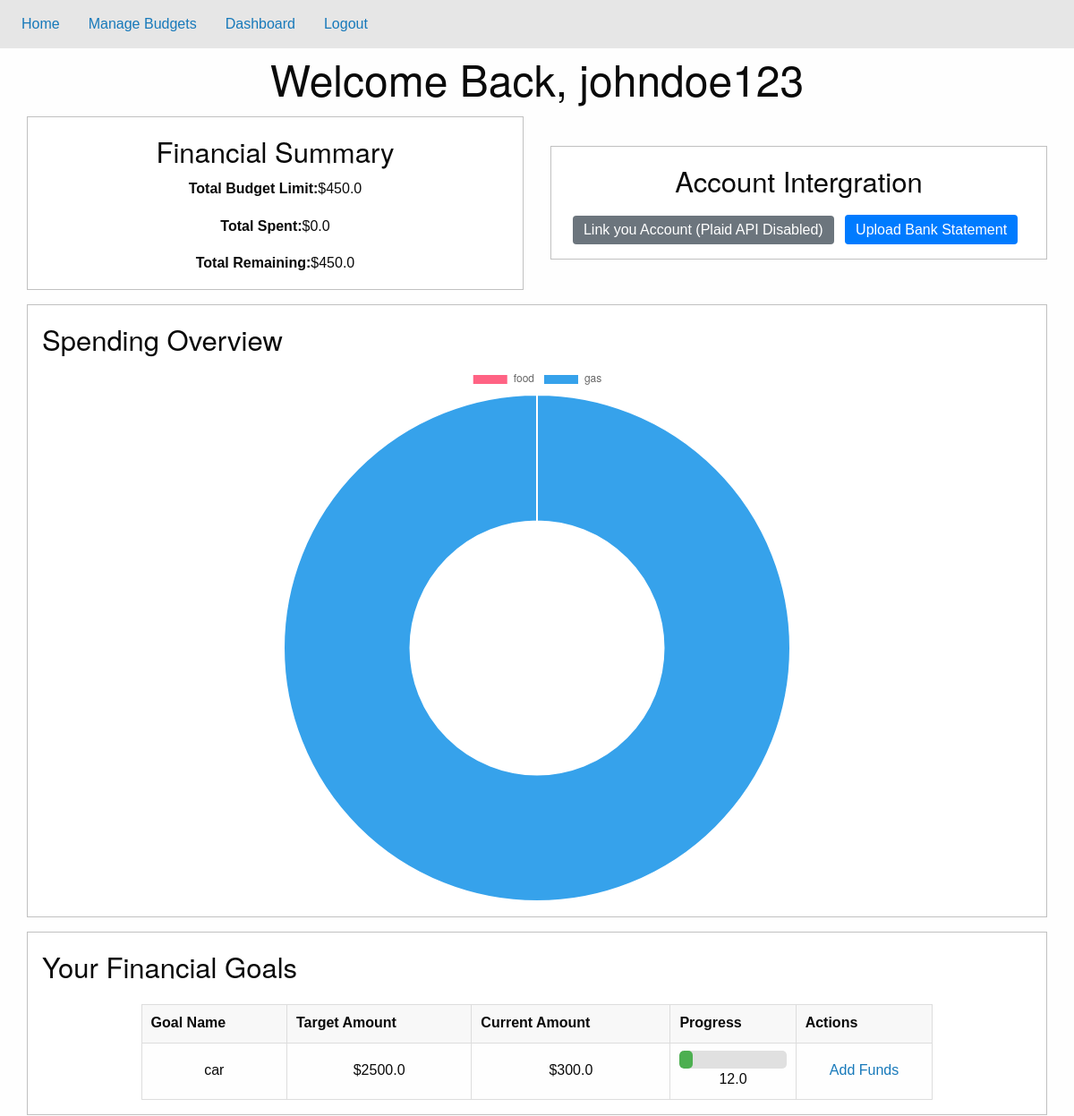
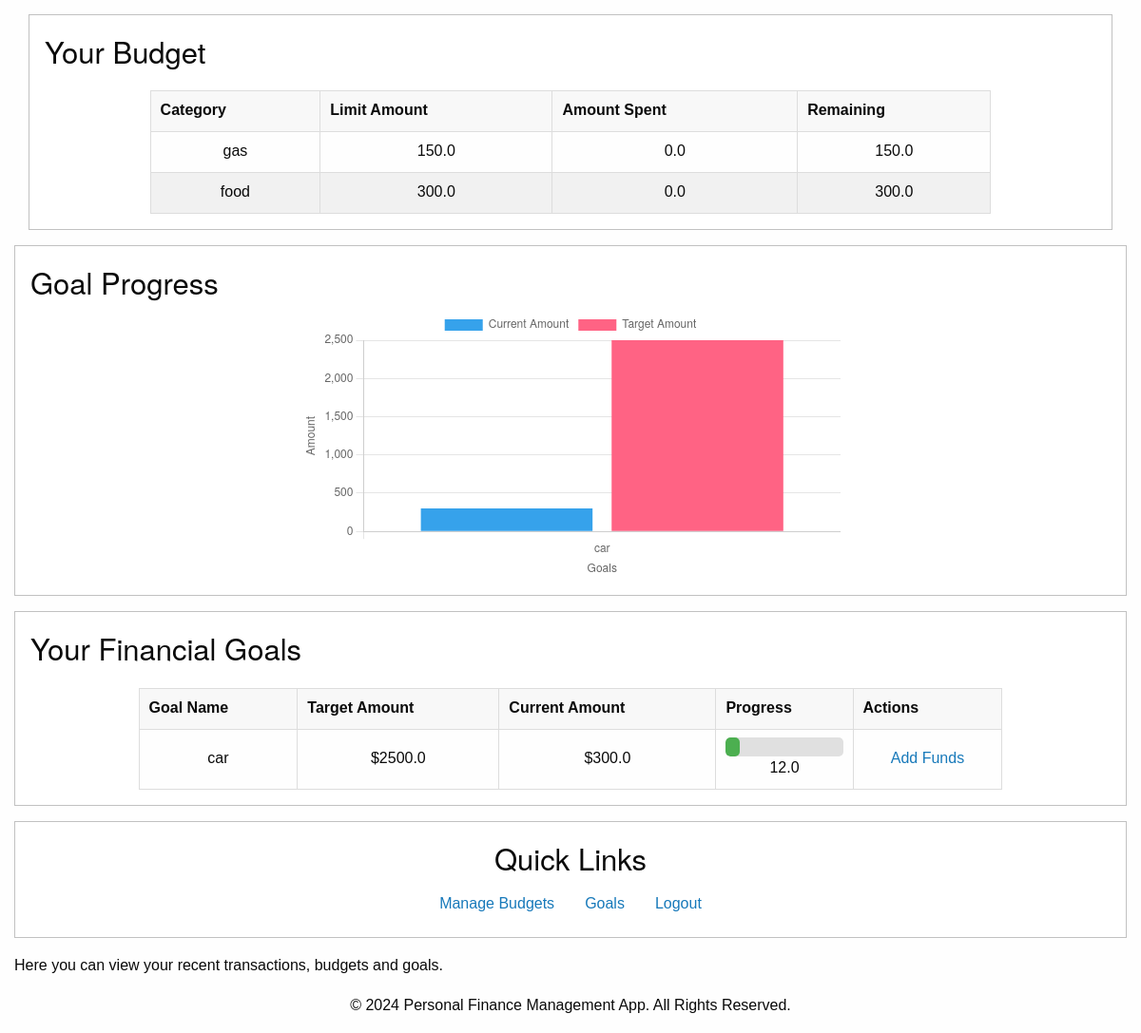
The page /dashboard (signed in) on the database its author committed (2 pictures, top to bottom).
### tables this page shows
CREATE TABLE Goals (
  id INTEGER PRIMARY KEY AUTOINCREMENT,
  user_id INTEGER NOT NULL,
  goal_name TEXT,
  target_amount REAL,
  current_amount REAL DEFAULT 0,
  FOREIGN KEY (user_id) REFERENCES Users(id)
);

CREATE TABLE Budgets (
  id INTEGER PRIMARY KEY AUTOINCREMENT,
  user_id INTEGER NOT NULL,
  category TEXT NOT NULL,
  limit_amount REAL NOT NULL,
  amount_spent REAL DEFAULT 0,
  FOREIGN KEY (user_id) REFERENCES Users(id)
);

### app.py (the view)
@app.route('/dashboard')
def dashboard():
  if 'user_id' not in session:
      return redirect(url_for('login'))
  conn = get_db_connection()
  cursor = conn.cursor()
  cursor.execute("""
      SELECT COALESCE(SUM(limit_amount), 0) AS total_limit,
              COALESCE(SUM(amount_spent), 0) AS total_spent
      FROM Budgets
      WHERE user_id = ?
  """, (session['user_id'],))
  summary = cursor.fetchone()
  total_limit = summary['total_limit'] if summary else 0
  total_spent = summary['total_spent'] if summary else 0
  total_remaining = total_limit - total_spent
  cursor.execute("""
    SELECT strftime('%Y-%m', date) AS month, SUM(amount) AS total_spent
    FROM BudgetTransactions
    WHERE budget_id IN (SELECT id FROM Budgets WHERE user_id = ?)
    GROUP BY month
    ORDER BY month
  """, (session['user_id'],))
  monthly_spending = cursor.fetchall()
  months = [row['month'] for row in monthly_spending]
  spending_values = [row['total_spent'] for row in monthly_spending]
  cursor.execute("""
      SELECT B.category, COALESCE(SUM(T.amount), 0) AS total_spent
      FROM Budgets AS B
      LEFT JOIN BudgetTransactions AS T ON B.id = T.budget_id
      WHERE B.user_id = ?
      GROUP BY B.category
  """, (session['user_id'],))
  category_data = cursor.fetchall()
  labels = [row['category'] for row in category_data]
  values = [row['total_spent'] for row in category_data]
  cursor.execute("""
      SELECT strftime('%Y-%m', date) AS month, SUM(amount) AS total_spent
      FROM BudgetTransactions
      WHERE budget_id IN (SELECT id FROM Budgets WHERE user_id = ?)
      GROUP BY month
      ORDER BY month
  """, (session['user_id'],))
  monthly_spending = cursor.fetchall()
  months = [row['month'] for row in monthly_spending]
  spending_values = [row['total_spent'] for row in monthly_spending]
  cursor.execute("""
      SELECT B.category, B.limit_amount AS budgeted, COALESCE(SUM(T.amount), 0) AS actual_spent
      FROM Budgets AS B
      LEFT JOIN BudgetTransactions AS T ON B.id = T.budget_id
      WHERE B.user_id = ?
      GROUP BY B.category
  """, (session['user_id'],))
  budget_vs_actual = cursor.fetchall()
  categories = [row['category'] for row in budget_vs_actual]
  budgeted_values = [row['budgeted'] for row in budget_vs_actual]
  actual_spent_values = [row['actual_spent'] for row in budget_vs_actual]
  cursor.execute("SELECT * FROM Budgets WHERE user_id = ?", (session['user_id'],))
  budgets = cursor.fetchall()
  cursor.execute("SELECT * FROM Goals WHERE user_id = ?", (session['user_id'],))
  goals = cursor.fetchall()
  goal_names = [goal['goal_name'] for goal in goals]
  current_amounts = [goal['current_amount'] for goal in goals]
  target_amounts = [goal['target_amount'] for goal in goals]
  conn.close()
  return render_template(
      'dashboard.html',
      username=session.get('username', 'User'),
      labels=labels,
      values=values,
      total_limit=total_limit,
      total_spent=total_spent,
      total_remaining=total_remaining,
      budgets=budgets,
      goals=goals,
      goal_names=goal_names,
      current_amounts=current_amounts,
      target_amounts=target_amounts,
      months=months,
      spending_values=spending_values,
      categories=categories,
      budgeted_values=budgeted_values,
      actual_spent_values=actual_spent_values
  )

### app.py (called while the page is built)
def get_db_connection():
  conn = sqlite3.connect('database.db')
  conn.row_factory = sqlite3.Row
  return conn

### templates/dashboard.html (shortened to what this page needs)
{% extends 'base.html' %}
{% block content %}
  <div class="grid-container">
    <h1 class="text-center">Welcome Back, {{ username }}</h1>
    <div class="grid-x grid-margin-x align-middle text-center">
      <div class="cell small-12 medium-6">
        <div class="callout">
          <h3>Financial Summary</h3>
          <p>
            <strong>Total Budget Limit:</strong>${{ total_limit }}
          </p>
          <p>
            <strong>Total Spent:</strong>${{ total_spent }}
          </p>
          <p>
            <strong>Total Remaining:</strong>${{ total_remaining }}
          </p>
        </div>
      </div>
      <div class="cell small-12 medium-6">
        <div class="callout">
          <h3>Account Intergration</h3>
          <button class="btn btn-secondary" disabled>Link you Account (Plaid API Disabled)</button>
          <a href="{{ url_for('upload_statement') }}" class="btn btn-primary">Upload Bank Statement</a>
        </div>
      </div>
    </div>
    <div class="callout">
      <h3>Spending Overview</h3>
      <canvas id="spendingChart"></canvas>
    </div>
    <div class="callout">
      <h3>Your Financial Goals</h3>
      {% if goals %}
        <table>
          <thead>
            <tr>
              <th>Goal Name</th>
              <th>Target Amount</th>
              <th>Current Amount</th>
              <th>Progress</th>
              <th>Actions</th>
            </tr>
          </thead>
          <tbody>
            {% for goal in goals %}
              <tr>
                <td>{{ goal.goal_name }}</td>
                <td>${{ goal.target_amount }}</td>
                <td>${{ goal.current_amount }}</td>
                <td>
                  {% set progress = goal.current_amount / goal.target_amount * 100 %}
                  <div class="progress-bar-container">
                    <div class="progress-bar" style="width: {{ progress|round(2) }}%;"></div>
                  </div>
                  {{ progress|round(2) }}
                </td>
                <td>
                  <a href="{{ url_for('add_funds', goal_id=goal.id) }}">Add Funds</a>
                </td>
              </tr>
            {% endfor %}
          </tbody>
        </table>
      {% else %}
        <p>
          You have no goals set <a href="{{ url_for('add_goal') }}">Add a Goal</a>
        </p>
      {% endif %}
    </div>
    <div class="grid-x grid-margin-x">
      <div class="cell small-12">
        <div class="callout">
          <h3>Your Budget</h3>
          {% if budgets %}
            <table>
              <thead>
                <tr>
                  <th>Category</th>
                  <th>Limit Amount</th>
                  <th>Amount Spent</th>
                  <th>Remaining</th>
                </tr>
              </thead>
              <tbody>
                {% for budget in budgets %}
                  <tr>
                    <td>{{ budget.category }}</td>
                    <td>{{ budget.limit_amount }}</td>
                    <td>{{ budget.amount_spent }}</td>
                    <td>{{ budget.limit_amount - budget.amount_spent }}</td>
                  </tr>
                {% endfor %}
              </tbody>
            </table>
          {% else %}
            <p>
              You have no budgets set. <a href="{{ url_for('budget') }}">Add a Budget</a>
            </p>
          {% endif %}
        </div>
      </div>
    </div>
  </div>
  <div class="grid-x grid-margin-x">
    <div class="cell small-12">
      <div class="callout">
        <h3>Goal Progress</h3>
        <div class="chart-container">
          <canvas id="goalChart"></canvas>
        </div>
      </div>
    </div>
  </div>
  <div class="grid-x grid-margin-x">
    <div class="cell small-12">
      <div class="callout">
        <h3>Your Financial Goals</h3>
        {% if goals %}
          <table>
            <thead>
              <tr>
                <th>Goal Name</th>
                <th>Target Amount</th>
                <th>Current Amount</th>
                <th>Progress</th>
                <th>Actions</th>
              </tr>
            </thead>
            <tbody>
              {% for goal in goals %}
                <tr>
                  <td>{{ goal.goal_name }}</td>
                  <td>${{ goal.target_amount }}</td>
                  <td>${{ goal.current_amount }}</td>
                  <td>
                    {% set progress = goal.current_amount / goal.target_amount * 100 %}
                    <div class="progress-bar-container">
                      <div class="progress-bar" style="width: {{ progress|round(2) }}%;"></div>
                    </div>
                    {{ progress|round(2) }}
                  </td>
                  <td>
                    <a href="{{ url_for('add_funds', goal_id=goal.id) }}">Add Funds</a>
                  </td>
                </tr>
              {% endfor %}
            </tbody>
          </table>
        {% else %}
          <p>
            You have no goals set <a href="{{ url_for('add_goal') }}">Add a Goal</a>
          </p>
        {% endif %}
      </div>
    </div>
  </div>
  <div class="grid-x grid-margin-x">
    <div class="cell small-12">
      <div class="callout text-center">
        <h3>Quick Links</h3>
        <ul class="menu align-center">
          <li><a href="{{ url_for('budget') }}">Manage Budgets</a></li>
          <li><a href="{{ url_for('view_goals') }}">Goals</a></li>
          <li><a href="{{ url_for('logout') }}">Logout</a></li>
        </ul>
      </div>
    </div>
  </div>
  <p>Here you can view your recent transactions, budgets and goals.</p>
  <script>
    renderSpendingChart({{ labels | tojson }}, {{ values | tojson }});
    renderGoalChart(
        {{ goal_names | tojson }},
        {{ current_amounts | tojson }},
        {{ target_amounts | tojson }}
    );
</script>
{% endblock %}

### static/css/styles.css (style rules this page uses)
body { font-family: Arial, sans-serif; }
h1,h2 { text-align: center; }
table { width: 80%; margin: 20px auto; border-collapse: collapse; }
th, td { border: 1px solid #ddd; padding: 10px; text-align: center; }
button { margin-top: 10px; padding: 8px 12px; background-color: #4CAF50; color: white; border: none; cursor: pointer; }
#spendingChart { width: 100%; max-width: 600px; margin: auto; }
.chart-container { width: 50%; margin: auto; }
.progress-bar-container { width: 100%; background-color: #e0e0e0; border-radius: 5px; overflow: hidden; height: 20px; }
.progress-bar { height: 100%; background-color: #4caf50; text-align: center; color: white; border-radius: 5px; }
.btn { padding: 8px 12px; margin-right: 8px; background-color: #007bff; color: #fff; text-decoration: none; border-radius: 4px; }
.btn-secondary { background-color: #6c757d; color: white; border: none; cursor: not-allowed; }

### rows shown on the page
Goals: goal_name "car", target_amount "2500.0", current_amount "300.0", progress "12.0"
Budgets: category "gas", limit_amount "150.0", amount_spent "0.0", budget.limit_amount-budget.amount_spent "150.0"
Budgets: category "food", limit_amount "300.0", amount_spent "0.0", budget.limit_amount-budget.amount_spent "300.0"

### other values the page prints
{{ username }} "johndoe123"
{{ total_limit }} "450.0"
{{ total_spent }} "0.0"
{{ total_remaining }} "450.0"
chart data {{ labels | tojson }} ["food", "gas"]
chart data {{ values | tojson }} [0, 33.0]
chart data {{ goal_names | tojson }} ["car"]
chart data {{ current_amounts | tojson }} [300.0]
